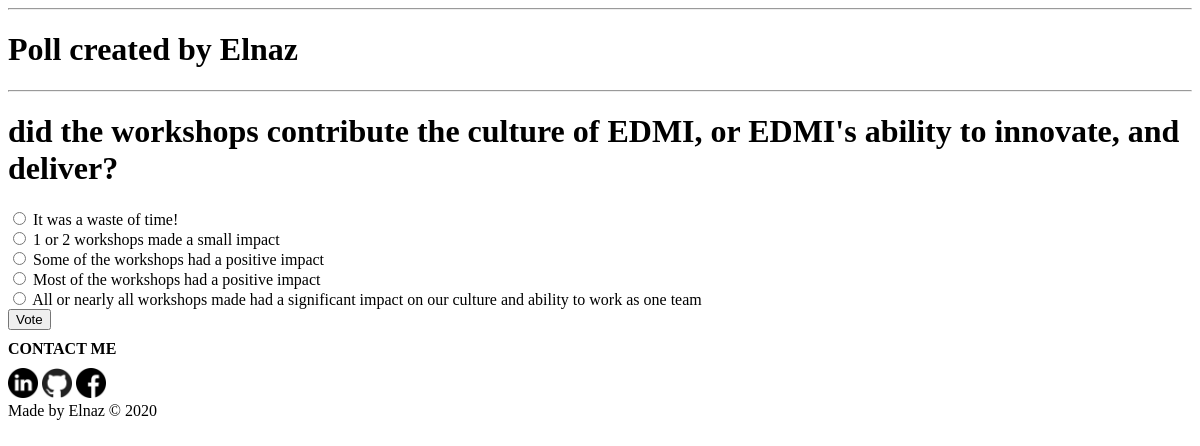
The app's page /polls/8/ with its own data.
### polls/models.py (models this page shows, shortened)
class Question(models.Model):
    question_text = models.CharField(max_length =200)
    pub_date = models.DateTimeField('date published')

class Choice(models.Model):
    question = models.ForeignKey(Question, on_delete = models.CASCADE)
    choice_text = models.CharField(max_length =200)
    votes = models.IntegerField(default =0)

### polls/views.py (the view)
# urls.py: path('<int:pk>/', views.DetailView.as_view(), name='detail'),
class DetailView(generic.DetailView):
    model = Question
    template_name = 'polls/detail.html'

### polls/templates/polls/detail.html (shortened to what this page needs)
{% extends 'polls/base.html' %}
{% block main_content %}
<h1>{{ question.question_text }}</h1>
<form action="{% url 'polls:vote' question.id %}" method="post">
{% for choice in question.choice_set.all %}
    <input type="radio" name="choice" id="choice{{ forloop.counter }}" value="{{ choice.id }}">
    <label for="choice{{ forloop.counter }}">{{ choice.choice_text }}</label><br>
{% endfor %}
<input type="submit" value="Vote">
</form>
{% endblock %}

### polls/static/style.css (style rules this page uses)
body { background: white url("images/background.gif") no-repeat; }

### records on screen
Question: question_text "did the workshops contribute the culture of EDMI, or EDMI's ability to innovate, and deliver?"
Choice: choice_text "It was a waste of time!"
Choice: choice_text "1 or 2 workshops made a small impact"
Choice: choice_text "Some of the workshops had a positive impact"
Choice: choice_text "Most of the workshops had a positive impact"
Choice: choice_text "All or nearly all workshops made had a significant impact on our culture and ability to work as one team"
